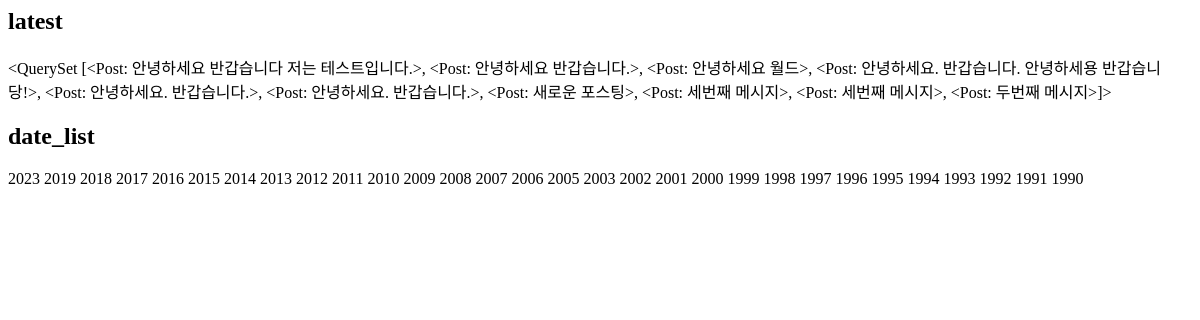
The app's page /instagram/archive/, older data.
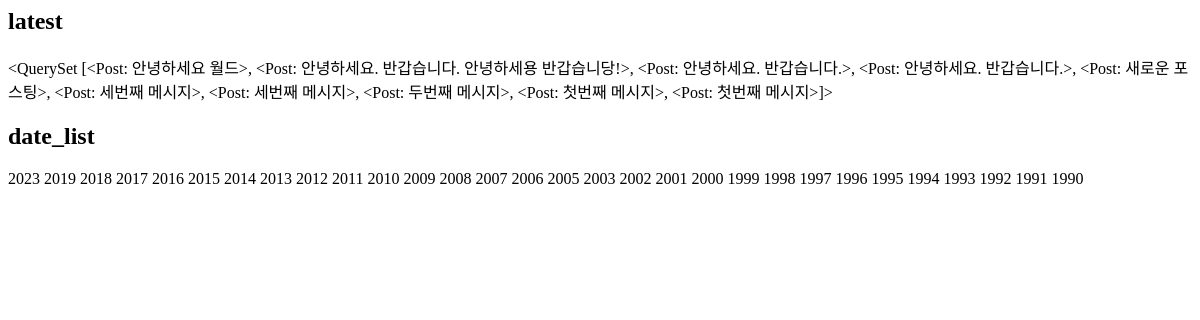
The same page, newer data.
### instagram/models.py (models this page shows, shortened)
class Post(models.Model):
    author = models.ForeignKey(settings.AUTH_USER_MODEL, on_delete = models.CASCADE)
    message = models.TextField(
        validators=[MinLengthValidator(10)]
        )
    photo = models.ImageField(blank=True, upload_to='instagram/post/%Y/%m/%d')
    tag_set = models.ManyToManyField('Tag', blank=True)
    is_public = models.BooleanField(default=False, verbose_name='공개여부')
    created_at = models.DateTimeField(auto_now_add=True)
    updated_at = models.DateTimeField(auto_now=True)
    def __str__(self):
        return self.message
    class Meta:
        ordering = ['-id']
    def message_length(self):
        return f'{len(self.message)} 글자'
    message_length.short_description = "메세지 글자수"

### instagram/templates/instagram/post_archive.html
<h2>latest</h2>
{{ latest }}
<h2>date_list</h2>
{% for date in date_list %}
    {{ date.year }}
{% endfor %}

Row changes from the older to the newer data that the page shows:
removed Post: message.message "<QuerySet [<Post: 안녕하세요 반갑습니다 저는 테스트입니다.>, <Post: 안녕하세요 반갑습니다.>, <Post: 안녕하세요 월드>, <Post: 안녕하세요. 반갑습니다. 안녕하세용 반갑습니당!>, <Post: 안녕하세요. 반갑습니다.>, <Post: 안녕하세요. 반갑습니다.>, <Post: 새로운 포스팅>, <Post: 세번째 메시지>, <Post: 세번째 메시지>, <Post: 두번째 메시지>]>"
now on this page (row unchanged): Post: message.message "<QuerySet [<Post: 안녕하세요 월드>, <Post: 안녕하세요. 반갑습니다. 안녕하세용 반갑습니당!>, <Post: 안녕하세요. 반갑습니다.>, <Post: 안녕하세요. 반갑습니다.>, <Post: 새로운 포스팅>, <Post: 세번째 메시지>, <Post: 세번째 메시지>, <Post: 두번째 메시지>, <Post: 첫번째 메시지>, <Post: 첫번째 메시지>]>"
